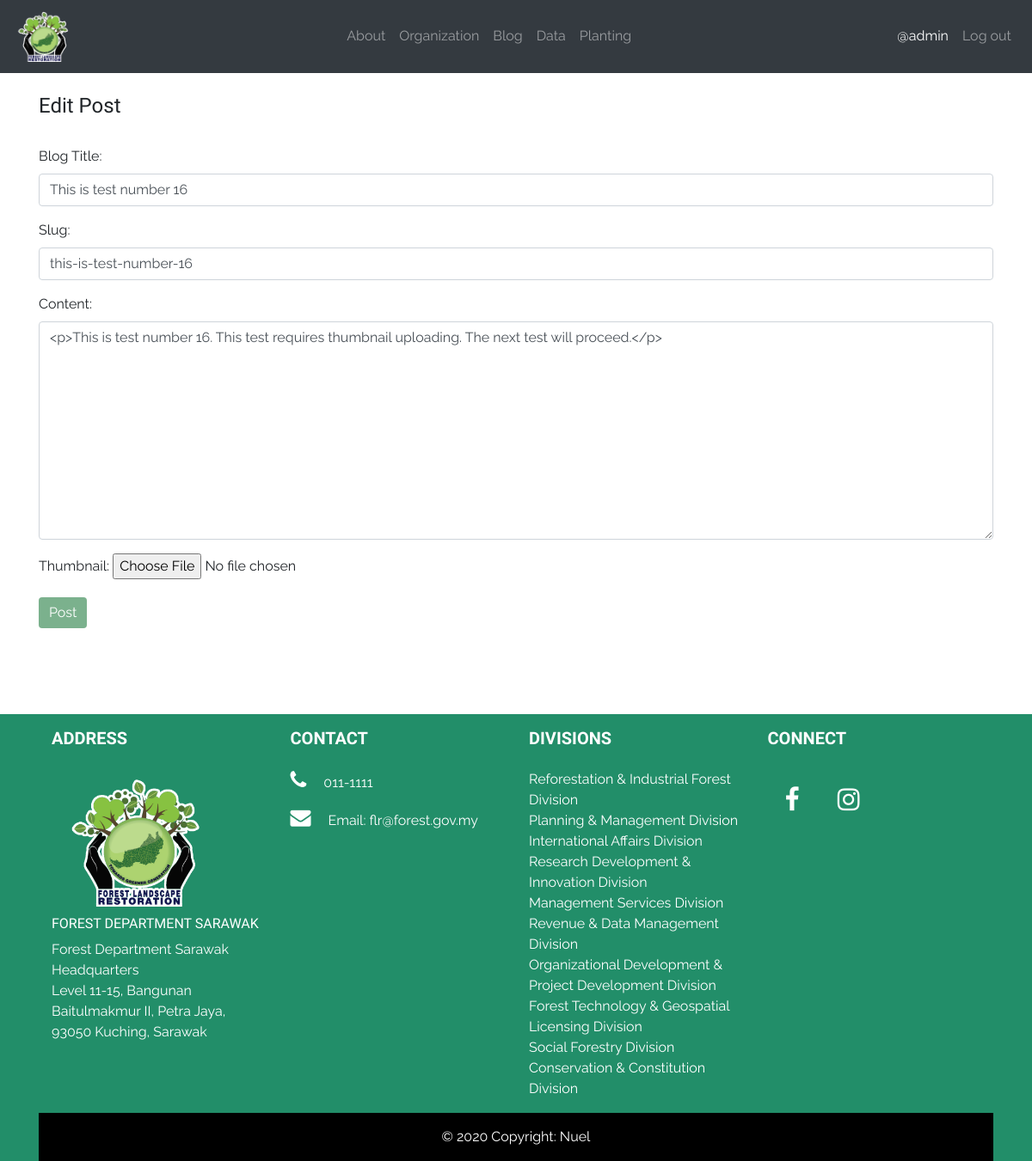
Page /blog/blog_post/update/23 (signed in) on the committed database.
### blog/models.py (models this page shows, shortened)
class Post(models.Model):
	author = models.ForeignKey(User, on_delete=models.CASCADE)
	title = models.CharField('Blog Title', max_length=200)
	slug = models.SlugField(max_length=200, null=True, blank=True)
	date_created = models.DateTimeField(auto_now_add=True)
	content = RichTextUploadingField(blank=True)
	date_updated = models.DateTimeField(auto_now=True)
	thumbnail_img = models.ImageField('Thumbnail',null=True, blank=True, upload_to='thumbnail/')

### blog/views.py (the view)
# urls.py: path('blog_post/update/<int:pk>', UpdatePostView.as_view(), name='update_post'),
class UpdatePostView(UpdateView):
	model = Post
	form_class = UpdatePostForm
	template_name = 'blog/update_post.html'

### blog/forms.py
class UpdatePostForm(forms.ModelForm):
	class Meta:
		model = Post
		fields = ('title', 'author', 'slug', 'content','thumbnail_img')
		widgets = {
			'title':forms.TextInput(attrs={'class':'form-control', 'placeholder':'Blog title'}),
			'author': forms.TextInput(attrs={'class':'form-control', 'value':'', 'id':'writer', 'type':'hidden'}),
			'slug':forms.TextInput(attrs={'class':'form-control', 'placeholder':'Slug is automatically generated. It\'s OK to leave it empty'}),
			'content':forms.Textarea(attrs={'class':'form-control', 'placeholder':'Blog content'}),
			'thumbnail_img':forms.FileInput
		}

### blog/templates/blog/update_post.html (shortened to what this page needs)
{% extends 'base.html' %}
{% block content %}
{% if user.is_authenticated %}
	{% if user.id == post.author.id %}
		<div class="container">
			<br>
			<h4>Edit Post</h4>
			<br>
			<div class="form-group">
				<form method="POST">
					{{ form.as_p }}
					<button class="btn btn-info">Post</button>
				</form>
			</div>
		</div>
	{% else %}
		<h4 class="h-100 m-4">You are not supposed to be here. Balit nun 0__0</h4>
	{% endif %}
{% else %}
<h4 class="h-100 m-4">You are not supposed to be here. Balit nun 0__0</h4>
{% endif %}
{% endblock %}

### flr/templates/base.html (shortened to what this page needs)
{% load static %}
<!DOCTYPE html>
<html lang="en">
<head>
	<link rel="stylesheet" href="https://stackpath.bootstrapcdn.com/bootstrap/4.5.2/css/bootstrap.min.css">
	<link rel="stylesheet" href="https://cdnjs.cloudflare.com/ajax/libs/font-awesome/4.7.0/css/font-awesome.min.css">
	<link rel="stylesheet" type="text/css" href="{% static 'css/main.css' %}">
</head>
<body>
	<nav class="navbar navbar-expand-lg navbar-dark bg-dark">
		<a class="navbar-brand" id="navbar-name" href="{% url 'home' %}"><img id="navbar-logo" src="{% static 'img/flr_logo_day.png' %}"></a>
		<div class="collapse navbar-collapse" id="navbarNav">
			<ul class="navbar-nav ml-auto">
				<li class="nav-item">
					<a class="nav-link" href="{% url 'about' %}">About</a>
				</li>
				<li class="nav-item">
					<a class="nav-link" href="{% url 'organization' %}">Organization</a>
				</li>
				<li class="nav-item">
					<a class="nav-link" href="{% url 'blog' %}">Blog</a>
				</li>
				<li class="nav-item">
					<a class="nav-link" href="{% url 'home' %}">Data</a>
				</li>
				<li class="nav-item">
					<a class="nav-link" href="{% url 'home' %}">Planting</a>
				</li>
			</ul>
			<ul class="navbar-nav ml-auto">
				{% if user.is_authenticated %}
					<li class="nav-item">
						<p class="nav-link m-0" style="color: #fff">@{{ user.username }}</p>
					</li>
					<li class="nav-item">
						<a class="nav-link" href="{% url 'logout' %}">Log out</a>
					</li>
				{% endif %}
			</ul>
		</div>
	</nav>
	{% block content %}{% endblock %}
	<footer class="page-footer font-small">
		<div class="container">
	  	<div class="container text-center text-md-left">
	    <div class="row">
	      <div class="col-md-3 mx-auto">
	        <h5 class="font-weight-bold text-uppercase mt-3 mb-4">ADDRESS</h5>
	        <ul class="list-unstyled">
	          <img src="{% static 'img/flr_logo_day.png' %}" width="200">
	          <br>
	          <h6><a class="link-unstyled" href=""> FOREST DEPARTMENT SARAWAK</a></h6>
	          <p>Forest Department Sarawak Headquarters<br>Level 11-15, Bangunan Baitulmakmur II, Petra Jaya, 93050 Kuching, Sarawak</p>
	        </ul>
	      </div>
	      <div class="col-md-3 mx-auto">
	        <h5 class="font-weight-bold text-uppercase mt-3 mb-4">Contact</h5>
	        <ul class="list-unstyled">
			<p><i class="fa fa-phone" style="font-size:24px"></i>011-1111</p>
			<p><i class="fa fa-envelope" style="font-size:24px"></i>Email: flr@forest.gov.my</p>
	        </ul>
	      </div>
	      <div class="col-md-3 mx-auto">
	        <h5 class="font-weight-bold text-uppercase mt-3 mb-4">Divisions</h5>
	        <ul class="list-unstyled">
	          <li>
	            <a href="https://forestry.sarawak.gov.my/modules/web/pages.php?mod=staffcontact&sub=agency&site=15&staff_name=&loc=3520#" target="_blank">Reforestation & Industrial Forest Division</a>
	          </li>
	          <li>
	            <a href="https://forestry.sarawak.gov.my/modules/web/pages.php?mod=staffcontact&sub=agency&site=15&staff_name=&loc=3521" target="_blank">Planning & Management Division</a>
	          </li>
	          <li>
	            <a href="https://forestry.sarawak.gov.my/modules/web/pages.php?mod=staffcontact&sub=agency&site=15&staff_name=&loc=3523" target="_blank">International Affairs Division</a>
	          </li>
	          <li>
	            <a href="https://forestry.sarawak.gov.my/modules/web/pages.php?mod=staffcontact&sub=agency&site=15&staff_name=&loc=3524" target="_blank">Research Development & Innovation Division</a>
	          </li>
	          <li>
	            <a href="https://forestry.sarawak.gov.my/modules/web/pages.php?mod=staffcontact&sub=agency&site=15&staff_name=&loc=3524" target="_blank">Management Services Division</a>
	          </li>
	          <li>
	            <a href="#!" target="_blank">Revenue & Data Management Division</a>
	          </li>
	          <li>
	            <a href="https://forestry.sarawak.gov.my/modules/web/pages.php?mod=staffcontact&sub=agency&site=15&staff_name=&loc=3525" target="_blank">Organizational Development & Project Development Division</a>
	          </li>
	          <li>
	            <a href="https://forestry.sarawak.gov.my/modules/web/pages.php?mod=staffcontact&sub=agency&site=15&staff_name=&loc=3539" target="_blank">Forest Technology & Geospatial</a>
	          </li>
	          <li>
	            <a href="https://forestry.sarawak.gov.my/modules/web/pages.php?mod=staffcontact&sub=agency&site=15&staff_name=&loc=3534" target="_blank">Licensing Division</a>
	          </li>
	          <li>
	            <a href="https://forestry.sarawak.gov.my/modules/web/pages.php?mod=staffcontact&sub=agency&site=15&staff_name=&loc=3535" target="_blank">Social Forestry Division</a>
	          </li>
	          <li>
	            <a href="https://forestry.sarawak.gov.my/modules/web/pages.php?mod=staffcontact&sub=agency&site=15&staff_name=&loc=3538" target="_blank">Conservation & Constitution Division</a>
	          </li>
	        </ul>
	      </div>
	      <div class="col-md-3 mx-auto">
	        <h5 class="font-weight-bold text-uppercase mt-3 mb-4">CONNECT</h5>
	        <ul class="list-unstyled">
	          	<a class="fa fa-facebook" href="#"></a>
				<a class="fa fa-instagram" href="#"></a>
	        </ul>
	      </div>
	    </div>
	  </div>
	  <div class="footer-copyright text-center py-3">© 2020 Copyright: Nuel
	  </div>
	</div>
	</footer>
</body>
</html>

### flr/static/css/main.css (style rules this page uses)
body, html { font-family: 'Raleway', sans-serif; margin: 0; height: 100%; }
h1, h2, h3, h4, h5, h6 { font-family: cardo; }
a { text-decoration: none; }
ul { list-style-type: none; padding-left: 0; }
#navbar-logo { position: relative; width: 70px; }
.navbar-nav { margin-left: 20px; }
.btn-info { background-color: #7bb18d; border: none; }
.page-footer { margin-top: 100px; background-color: #228e69; color: #fff; }
.footer-copyright { background-color: #000; }
.list-unstyled img { padding: 10px; }
.list-unstyled a { text-decoration: none; color: #fff; }
.link-unstyled { color: #000; }
.fa { padding: 20px; font-size: 30px; text-align: center; text-decoration: none; }
.fa-facebook { color: white; }
.fa-instagram { color: white; }
.fa-phone { padding: 0; margin-right: 20px; }
.fa-envelope { padding: 0; margin-right: 20px; }

### rows in the picture
Post: title "This is test number 16", slug "this-is-test-number-16", content "<p>This is test number 16. This test requires thumbnail uploading. The next test will proceed.</p>"

### other values in the picture
{{ user.username }} "admin"
